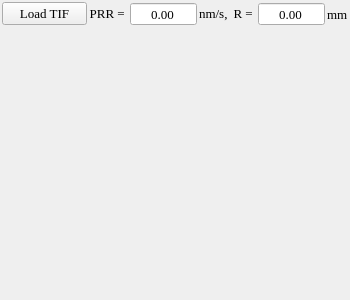
  <widget class="QDockWidget" name="tif_dockWidget">
   <property name="minimumSize">
    <size>
     <width>350</width>
     <height>300</height>
    </size>
   </property>
   <property name="font">
    <font>
     <family>Times New Roman</family>
     <pointsize>10</pointsize>
    </font>
   </property>
   <property name="floating">
    <bool>false</bool>
   </property>
   <property name="allowedAreas">
    <set>Qt::LeftDockWidgetArea|Qt::RightDockWidgetArea</set>
   </property>
   <property name="windowTitle">
    <string>Tool Influence Function</string>
   </property>
   <attribute name="dockWidgetArea">
    <number>1</number>
   </attribute>
   <widget class="QWidget" name="tif_dock_contents">
    <layout class="QGridLayout" name="tif_dock_gridLayout" rowstretch="0,1" columnstretch="1,1">
     <property name="leftMargin">
      <number>2</number>
     </property>
     <property name="topMargin">
      <number>2</number>
     </property>
     <property name="rightMargin">
      <number>2</number>
     </property>
     <property name="bottomMargin">
      <number>2</number>
     </property>
     <property name="spacing">
      <number>2</number>
     </property>
     <item row="0" column="0">
      <widget class="QPushButton" name="load_tif_button">
       <property name="font">
        <font>
         <family>Times New Roman</family>
         <pointsize>10</pointsize>
        </font>
       </property>
       <property name="text">
        <string>Load TIF</string>
       </property>
      </widget>
     </item>
     <item row="0" column="1">
      <layout class="QGridLayout" name="tif_param_gridLayout" columnstretch="0,1,0,0,1,0">
       <property name="spacing">
        <number>2</number>
       </property>
       <item row="0" column="0">
        <widget class="QLabel" name="prr_label">
         <property name="font">
          <font>
           <family>Times New Roman</family>
           <pointsize>10</pointsize>
          </font>
         </property>
         <property name="text">
          <string>&lt;html&gt;&lt;head/&gt;&lt;body&gt;&lt;p align=&quot;right&quot;&gt;PRR = &lt;/p&gt;&lt;/body&gt;&lt;/html&gt;</string>
         </property>
        </widget>
       </item>
       <item row="0" column="1">
        <widget class="QDoubleSpinBox" name="prr_value_box">
         <property name="enabled">
          <bool>true</bool>
         </property>
         <property name="font">
          <font>
           <family>Times New Roman</family>
           <pointsize>10</pointsize>
          </font>
         </property>
         <property name="alignment">
          <set>Qt::AlignCenter</set>
         </property>
         <property name="readOnly">
          <bool>true</bool>
         </property>
         <property name="buttonSymbols">
          <enum>QAbstractSpinBox::NoButtons</enum>
         </property>
         <property name="maximum">
          <double>999999.000000000000000</double>
         </property>
         <property name="singleStep">
          <double>0.010000000000000</double>
         </property>
        </widget>
       </item>
       <item row="0" column="2">
        <widget class="QLabel" name="prr_unit_label">
         <property name="font">
          <font>
           <family>Times New Roman</family>
           <pointsize>10</pointsize>
          </font>
         </property>
         <property name="text">
          <string>&lt;html&gt;&lt;head/&gt;&lt;body&gt;&lt;p&gt;nm/s, &lt;/p&gt;&lt;/body&gt;&lt;/html&gt;</string>
         </property>
        </widget>
       </item>
       <item row="0" column="3">
        <widget class="QLabel" name="r_label">
         <property name="font">
          <font>
           <family>Times New Roman</family>
           <pointsize>10</pointsize>
          </font>
         </property>
         <property name="text">
          <string>&lt;html&gt;&lt;head/&gt;&lt;body&gt;&lt;p align=&quot;right&quot;&gt;R = &lt;/p&gt;&lt;/body&gt;&lt;/html&gt;</string>
         </property>
        </widget>
       </item>
       <item row="0" column="4">
        <widget class="QDoubleSpinBox" name="r_value_box">
         <property name="enabled">
          <bool>true</bool>
         </property>
         <property name="font">
          <font>
           <family>Times New Roman</family>
           <pointsize>10</pointsize>
          </font>
         </property>
         <property name="alignment">
          <set>Qt::AlignCenter</set>
         </property>
         <property name="readOnly">
          <bool>true</bool>
         </property>
         <property name="buttonSymbols">
          <enum>QAbstractSpinBox::NoButtons</enum>
         </property>
         <property name="maximum">
          <double>999999.000000000000000</double>
         </property>
         <property name="singleStep">
          <double>0.010000000000000</double>
         </property>
        </widget>
       </item>
       <item row="0" column="5">
        <widget class="QLabel" name="r_unit_label">
         <property name="font">
          <font>
           <family>Times New Roman</family>
           <pointsize>10</pointsize>
          </font>
         </property>
         <property name="text">
          <string>mm</string>
         </property>
        </widget>
       </item>
      </layout>
     </item>
     <item row="1" column="0" colspan="2">
      <widget class="QCustomPlot" name="tif_plot" native="true">
       <property name="font">
        <font>
         <family>Times New Roman</family>
         <pointsize>10</pointsize>
        </font>
       </property>
      </widget>
     </item>
    </layout>
   </widget>
  </widget>
